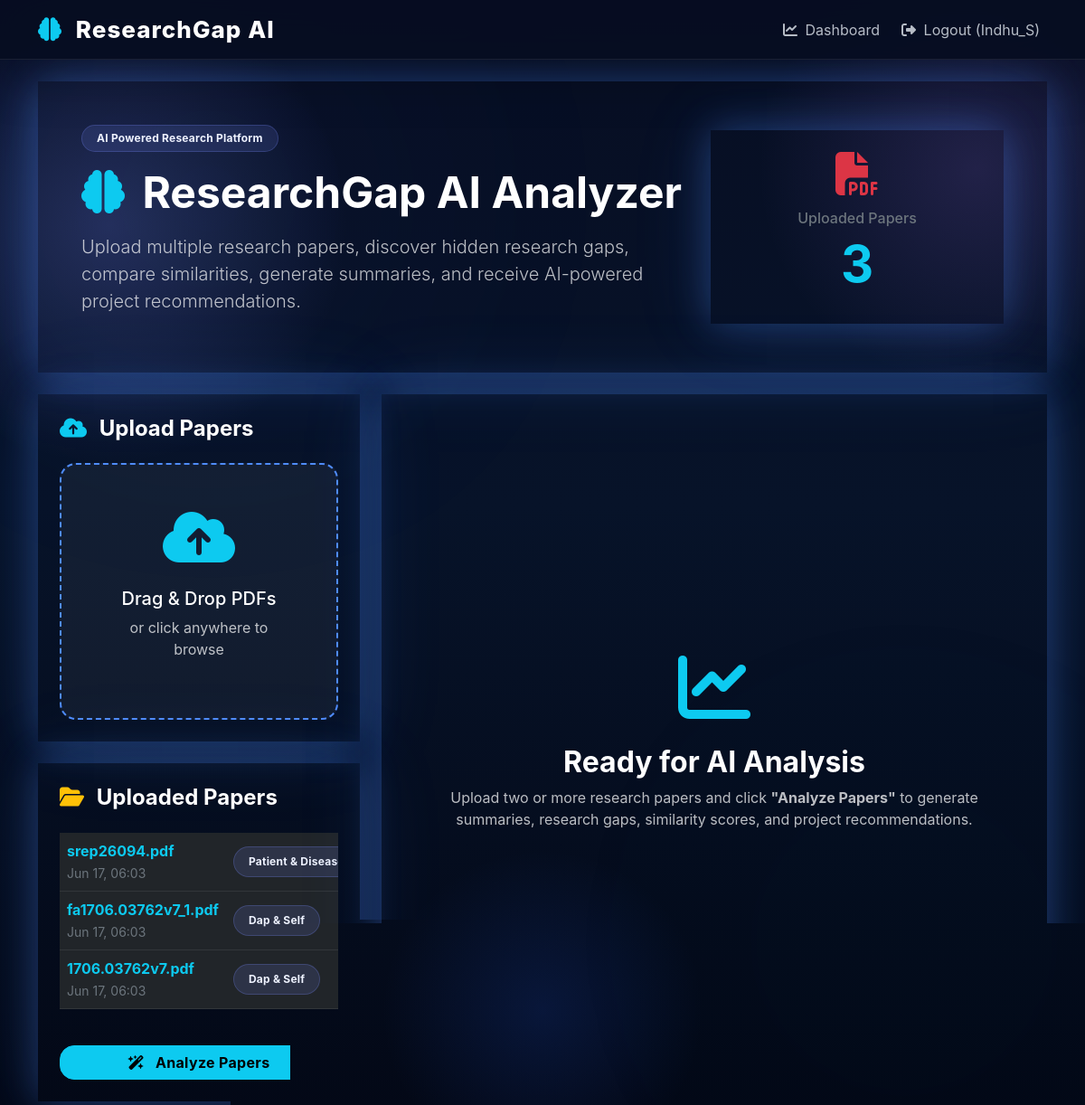
The app's page /dashboard (signed in) with its own data.
### modules/models.py (models this page shows)
class User(db.Model, UserMixin):
    __tablename__ = 'users'
    id = db.Column(db.Integer, primary_key=True)
    username = db.Column(db.String(150), unique=True, nullable=False)
    email = db.Column(db.String(150), unique=True, nullable=False)
    password_hash = db.Column(db.String(256), nullable=False)
    created_at = db.Column(db.DateTime, default=datetime.utcnow)
    papers = db.relationship('Paper', backref='uploader', lazy=True, cascade="all, delete-orphan")

class Paper(db.Model):
    __tablename__ = 'papers'
    id = db.Column(db.Integer, primary_key=True)
    user_id = db.Column(db.Integer, db.ForeignKey('users.id'), nullable=False)
    filename = db.Column(db.String(255), nullable=False)
    upload_date = db.Column(db.DateTime, default=datetime.utcnow)
    details = db.relationship('PaperDetails', backref='paper', uselist=False, cascade="all, delete-orphan")
    summary = db.relationship('PaperSummary', backref='paper', uselist=False, cascade="all, delete-orphan")
    keywords = db.relationship('PaperKeywords', backref='paper', uselist=False, cascade="all, delete-orphan")
    topics = db.relationship('PaperTopics', backref='paper', uselist=False, cascade="all, delete-orphan")

class PaperTopics(db.Model):
    __tablename__ = 'paper_topics'
    id = db.Column(db.Integer, primary_key=True)
    paper_id = db.Column(db.Integer, db.ForeignKey('papers.id'), nullable=False)
    dominant_topic = db.Column(db.String(255), nullable=False)
    topic_distribution = db.Column(db.Text, nullable=False) # JSON representation of distributions

### app.py (the view)
@app.route('/dashboard')
@login_required
def dashboard():
    user_papers = Paper.query.filter_by(user_id=current_user.id).order_by(Paper.upload_date.desc()).all()
    return render_template('dashboard.html', papers=user_papers)

### app.py (called while the page is built)
@login_manager.user_loader
def load_user(user_id):
    return User.query.get(int(user_id))

### templates/dashboard.html (shortened to what this page needs)
{% extends 'base.html' %}
{% block content %}
<div class="row mb-4">
    <div class="col-12">
        <div class="modern-card p-5 glow">
            <div class="row align-items-center">
                <div class="col-lg-8">
                    <span class="badge bg-info text-dark px-3 py-2 mb-3">
                        AI Powered Research Platform
                    </span>
                    <h1 class="display-5 fw-bold text-white mb-3">
                        <i class="fa-solid fa-brain text-info me-2"></i>
                        ResearchGap AI Analyzer
                    </h1>
                    <p class="lead text-light opacity-75">
                        Upload multiple research papers, discover hidden research
                        gaps, compare similarities, generate summaries, and receive
                        AI-powered project recommendations.
                    </p>
                </div>
                <div class="col-lg-4">
                    <div class="modern-card p-4 text-center glow">
                        <i class="fa-solid fa-file-pdf fa-3x text-danger mb-3"></i>
                        <h6 class="text-secondary">
                            Uploaded Papers
                        </h6>
                        <h1 class="display-4 fw-bold text-info">
                            {{ papers|length }}
                        </h1>
                    </div>
                </div>
            </div>
        </div>
    </div>
</div>
<div class="row">
    <div class="col-lg-4">
        <div class="modern-card glow p-4 mb-4">
            <h4 class="text-white fw-bold mb-4">
                <i class="fa-solid fa-cloud-arrow-up text-info me-2"></i>
                Upload Papers
            </h4>
            <div id="dropzone"
                 class="glow-dropzone p-5 text-center position-relative">
                <i class="fa-solid fa-cloud-arrow-up fa-4x text-info mb-4"></i>
                <h5 class="text-white">
                    Drag & Drop PDFs
                </h5>
                <p class="text-light opacity-75">
                    or click anywhere to browse
                </p>
            </div>
        </div>
        <div class="modern-card glow p-4">
            <h4 class="fw-bold text-white mb-4">
                <i class="fa-solid fa-folder-open text-warning me-2"></i>
                Uploaded Papers
            </h4>
            <div style="max-height:420px;overflow:auto;">
                <table class="table table-dark table-hover align-middle">
                    <tbody id="paper-list-rows">
                        {% for paper in papers %}
                        <tr id="paper-row-{{ paper.id }}">
                            <td>
                                <strong class="text-info">
                                    {{ paper.filename }}
                                </strong>
                                <br>
                                <small class="text-secondary">
                                    {{ paper.upload_date.strftime('%b %d, %H:%M') }}
                                </small>
                            </td>
                            <td>
                                <span class="badge bg-info">
                                    {{ paper.topics.dominant_topic if paper.topics else 'Analyzing...' }}
                                </span>
                            </td>
                        </tr>
                        {% else %}
                        <tr>
                            <td class="text-center text-secondary py-5">
                                No papers uploaded.
                            </td>
                        </tr>
                        {% endfor %}
                    </tbody>
                </table>
            </div>
            {% if papers|length >=2 %}
            <button
                id="trigger-analytics-btn"
                onclick="fetchCollectiveAnalytics()"
                class="btn btn-info w-100 mt-4 fw-bold">
                <i class="fa-solid fa-wand-magic-sparkles me-2"></i>
                Analyze Papers
            </button>
            {% else %}
            <button
                disabled
                class="btn btn-secondary w-100 mt-4">
                Upload at least 2 papers
            </button>
            {% endif %}
        </div>
    </div>
    <div class="col-lg-8">
        <div
            id="dashboard-welcome-prompt"
            class="modern-card glow h-100 p-5 text-center d-flex flex-column justify-content-center">
            <i class="fa-solid fa-chart-line fa-5x text-info mb-4"></i>
            <h2 class="text-white fw-bold">
                Ready for AI Analysis
            </h2>
            <p class="text-light opacity-75">
                Upload two or more research papers and click
                <strong>"Analyze Papers"</strong>
                to generate summaries,
                research gaps,
                similarity scores,
                and project recommendations.
            </p>
        </div>
{% endblock %}

### templates/base.html (shortened to what this page needs)
<!DOCTYPE html>
<html lang="en">
<head>
    <link href="https://cdn.jsdelivr.net/npm/bootstrap@5.3.2/dist/css/bootstrap.min.css" rel="stylesheet">
    <link href="https://cdnjs.cloudflare.com/ajax/libs/font-awesome/6.4.2/css/all.min.css" rel="stylesheet">
    <link rel="stylesheet" href="{{ url_for('static', filename='css/main.css') }}">
</head>
<body>
    <nav class="navbar navbar-expand-lg sticky-top">
        <div class="container">
            <a class="navbar-brand" href="{{ url_for('dashboard') }}">
                <i class="fa-solid fa-brain text-info me-2"></i>
                ResearchGap AI
            </a>
            <div class="collapse navbar-collapse" id="navbarNav">
                <ul class="navbar-nav ms-auto align-items-lg-center">
                    {% if current_user.is_authenticated %}
                    <li class="nav-item me-lg-2">
                        <a class="nav-link" href="{{ url_for('dashboard') }}">
                            <i class="fa-solid fa-chart-line me-1"></i>
                            Dashboard
                        </a>
                    </li>
                    <li class="nav-item">
                        <a class="nav-link text-warning" href="{{ url_for('logout') }}">
                            <i class="fa-solid fa-right-from-bracket me-1"></i>
                            Logout ({{ current_user.username }})
                        </a>
                    </li>
                    {% endif %}
                </ul>
            </div>
        </div>
    </nav>
    <div class="container py-4">
        {% block content %}
        {% endblock %}
    </div>
</body>
</html>

### static/css/main.css (style rules this page uses)
:root { --primary: #7a8cff; --secondary: #ac7dff; --accent: #3dd5d9; --surface: rgba(255,255,255,.12); --surface-strong: rgba(255,255,255,.18); --border: rgba(255,255,255,.16); --text: #edf2ff; --text-muted: #cbd5e1; --shadow: rgba(31,41,55,.24); }
* { margin: 0; padding: 0; box-sizing: border-box; }
html { scroll-behavior: smooth; }
body { font-family: 'Inter', 'Segoe UI', sans-serif; background: radial-gradient(circle at 10% 20%, rgba(122,140,255,.24), transparent 18%), radial-gradient(circle at 90% 15%, rgba(172,125,255,.16), transparent 16%), radial-gradient(circle at 50% 90%, rgba(37,99,255,.14), transparent 14%), linear-gradient(180deg, #070e23 0%, #071329 45%, #030816 100%); background-attachment: fixed; color: var(--text); min-height: 100vh; overflow-x: hidden; position: relative; }
body::before { content: ""; position: fixed; width: 880px; height: 880px; background: radial-gradient(circle at center, rgba(122,140,255,.26), transparent 48%); filter: blur(160px); opacity: .32; top: -220px; left: -210px; animation: drift1 16s infinite alternate; z-index: -2; }
body::after { content: ""; position: fixed; width: 860px; height: 860px; background: radial-gradient(circle at center, rgba(61,213,217,.18), transparent 45%); filter: blur(160px); opacity: .28; right: -230px; bottom: -230px; animation: drift2 18s infinite alternate; z-index: -2; }
.navbar { background: rgba(7,13,33,.94) !important; backdrop-filter: blur(30px); border-bottom: 1px solid rgba(255,255,255,.08); box-shadow: 0 20px 55px rgba(0,0,0,.22); }
.navbar-brand { font-size: 26px; font-weight: 800; color: #ffffff !important; letter-spacing: .04em; }
.nav-link { color: rgba(226,232,240,.8) !important; transition: color .25s ease; }
#dropzone { background:rgba(255,255,255,.05)!important; border:2px dashed #4F8CFF!important; border-radius:18px; transition:.3s; }
.btn { border-radius: 16px; font-weight: 700; transition: transform .28s ease, box-shadow .28s ease, background .35s ease; letter-spacing: .02em; }
.table { color: #e2e8f0; background: rgba(255,255,255,.04); }
.table th, .table td { border-color: rgba(255,255,255,.08); }
.badge { border-radius: 999px; padding: 10px 16px; font-weight: 700; letter-spacing: .02em; }
.badge.bg-info, .badge.bg-primary { background: rgba(122,140,255,.14) !important; color: #eef2ff !important; border: 1px solid rgba(122,140,255,.24); }
.glow { box-shadow: 0 0 40px rgba(79,140,255,.32), 0 0 90px rgba(79,140,255,.14); }

### records on screen
User: username "Indhu_S"
Paper: filename "srep26094.pdf", upload_date "Jun 17, 06:03", topics "Patient &…"
Paper: filename "fa1706.03762v7_1.pdf", upload_date "Jun 17, 06:03", topics "Dap & Self"
Paper: filename "1706.03762v7.pdf", upload_date "Jun 17, 06:03", topics "Dap & Self"

### other values on screen
{{ papers|length }} "3"
